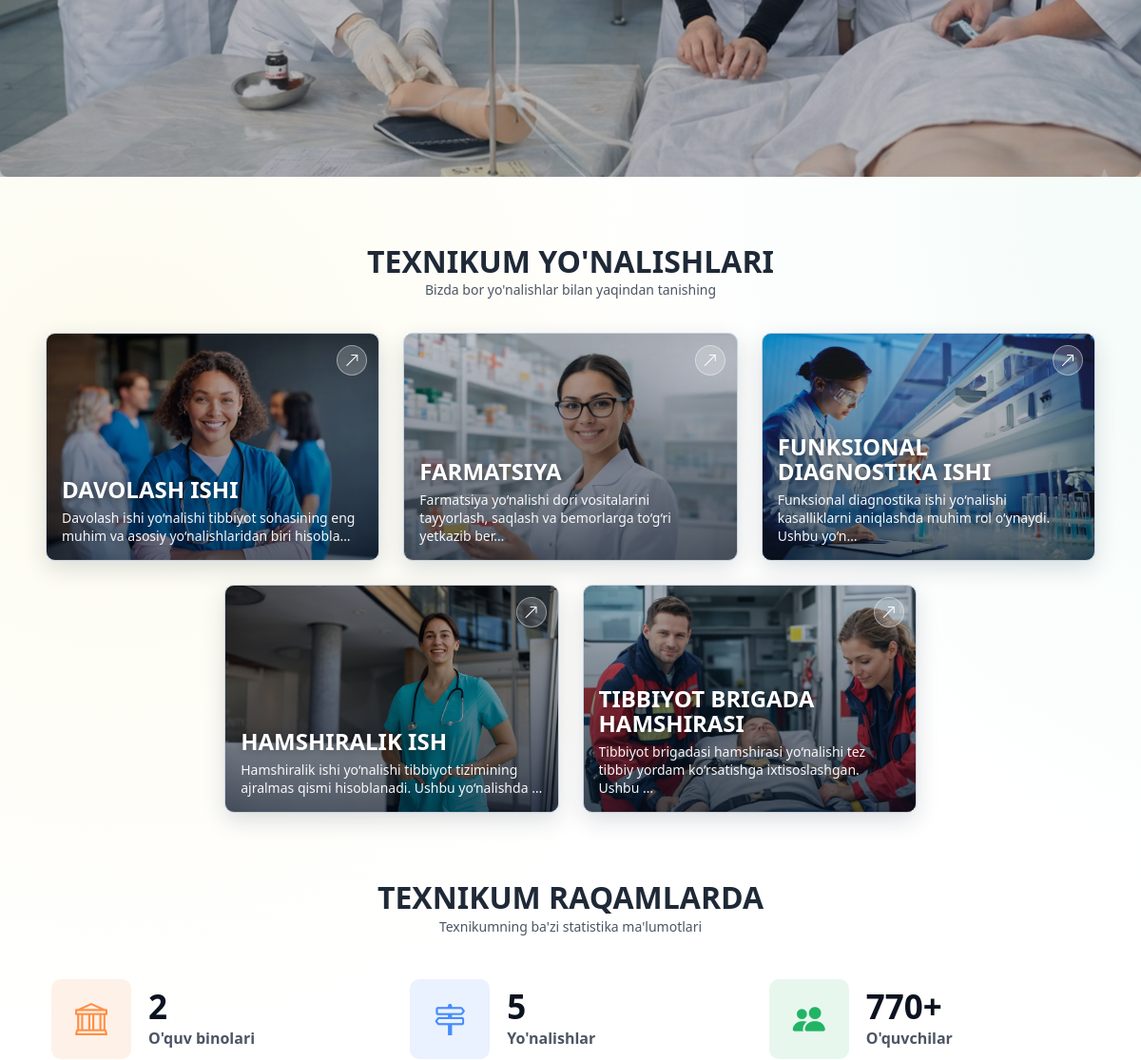
Before: / (middle part) with the older database file.
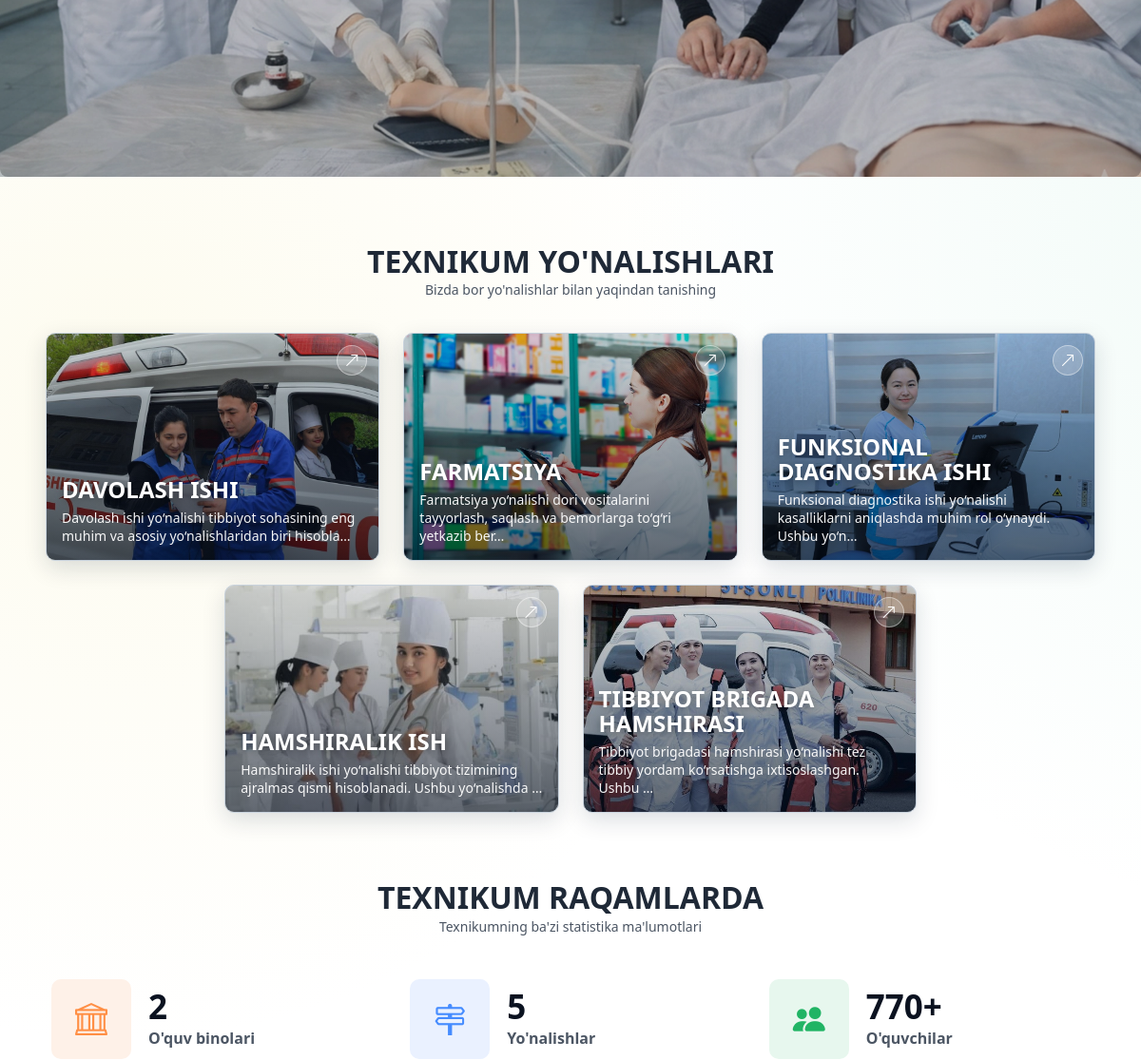
After: the same page with the newer database file.
### education/models.py (models this page shows, shortened)
class EducationDirection(models.Model):
    name = models.CharField(max_length=200)
    slug = models.SlugField(unique=True)
    description = models.TextField()
    image = models.ImageField(upload_to='education/directions/', blank=True, null=True)
    duration_years = models.PositiveSmallIntegerField(default=2)
    departments = models.ManyToManyField(Department, related_name='education_directions', blank=True)
    is_active = models.BooleanField(default=True)
    class Meta:
        ordering = ['name']
        verbose_name = "Ta'lim yo'nalishi "
        verbose_name_plural = "Ta'lim yo'nalishlari "

### core/views.py (the view)
# urls.py: path('', views.home, name='home'),
def home(request):
    latest_news = News.objects.filter(is_published=True)[:3]
    directions = EducationDirection.objects.filter(is_active=True)
    tech_stats = TechStat.objects.filter(is_active=True)
    announcements = Announcement.objects.filter(is_active=True).order_by('-published_at', '-created_at')[:6]
    context = {
        'latest_news': latest_news,
        'directions': directions,
        'tech_stats': tech_stats,
        'announcements': announcements,
    }
    return render(request, 'core/home.html', context)

### core/context_processors.py (called while the page is built)
def menu_context(request):
    menu_items = (
        Menu.objects.filter(parent__isnull=True, is_active=True)
        .prefetch_related('children')
        .order_by('order', 'id')
    )
    topbar = TopbarSettings.objects.filter(is_active=True).first()
    return {
        'menu_items': menu_items,
        'topbar_settings': topbar,
    }

### core/templates/core/home.html (shortened to what this page needs)
{% extends 'base.html' %}
{% load static %}
{% block content %}
    <section class="hero-fullscreen d-flex justify-content-center" style="background-image: url('{% static "images/hero.webp" %}')">
        <div class="text-center bg-black bg-opacity-25 rounded-3 text-light w-100 d-flex flex-column align-items-center">
        </div>
    </section>
    <section>
        <div class="home-directions__head">
            <h2>Texnikum yo'nalishlari</h2>
            <p>Bizda bor yo'nalishlar bilan yaqindan tanishing</p>
        </div>
        <div class="home-directions__list">
            {% for direction in directions %}
                <a class="home-directions__item home-directions__item--photo" href="{% url 'education:directions' %}" {% if direction.image %} style="background-image: url('{{ direction.image.url }}')" {% else %} style="background-image: url('{% static "images/hero.webp" %}')" {% endif %}>
                    <span class="home-directions__shade"></span>
                    <span class="home-directions__cta">
                        <i class="bi bi-arrow-up-right"></i>
                    </span>
                    <h3>{{ direction.name }}</h3>
                    {% if direction.description %}
                        <p class="home-directions__desc">{{ direction.description|truncatechars:95 }}</p>
                    {% endif %}
                </a>
                {% empty %}
                <p>Yo'nalishlar hozircha kiritilmagan.</p>
            {% endfor %}
        </div>
    </section>
    <section>
        <div class="home-directions__head">
            <h2>Texnikum raqamlarda</h2>
            <p>Texnikumning ba'zi statistika ma'lumotlari</p>
        </div>
        <div class="home-stats__grid">
            {% for stat in tech_stats %}
                <div class="home-stats__item">
                    <div class="home-stats__icon">
                        <i class="bi {{ stat.icon }}"></i>
                    </div>
                    <div class="home-stats__content">
                        <div class="home-stats__value">{{ stat.count }}</div>
                        <div class="home-stats__label">{{ stat.name }}</div>
                    </div>
                </div>
                {% empty %}
                <p class="home-stats__empty">Raqamlar hozircha kiritilmagan.</p>
            {% endfor %}
        </div>
    </section>
{% endblock %}

Changed rows visible on the page:
changed EducationDirection "DAVOLASH ISHI": image: a different picture
changed EducationDirection "FARMATSIYA": image: a different picture
changed EducationDirection "FUNKSIONAL DIAGNOSTIKA ISHI": image: a different picture
changed EducationDirection "HAMSHIRALIK ISH": image: a different picture
changed EducationDirection "TIBBIYOT BRIGADA HAMSHIRASI": image: a different picture
